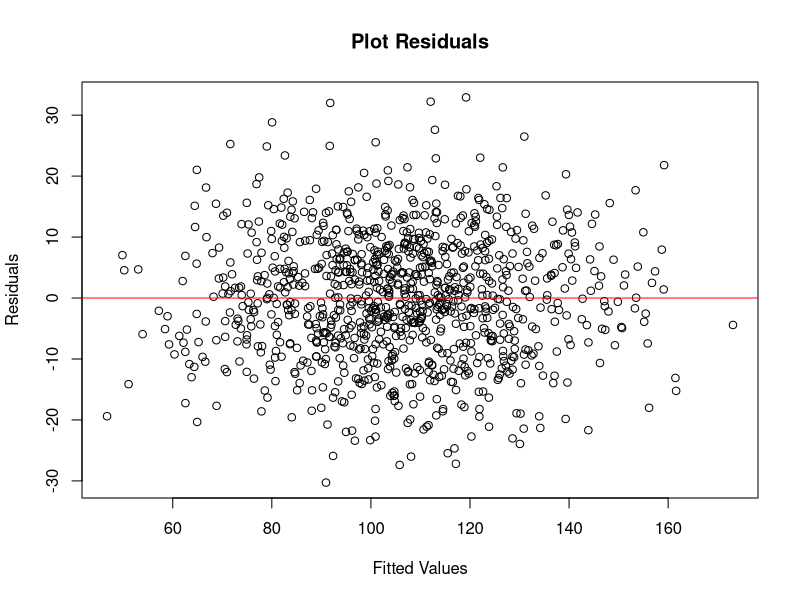
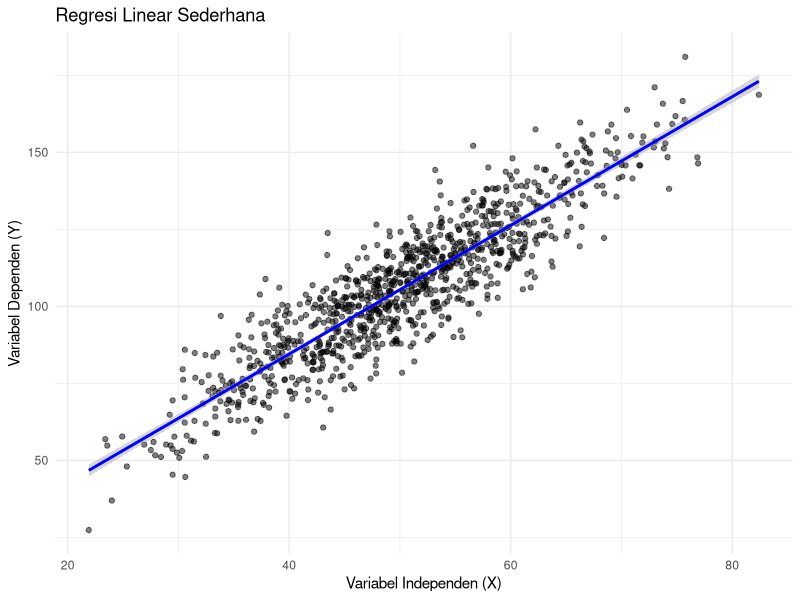

Write R code to recreate these figures, in order.
#UAS STATISTIK DAN PROBABILITAS
#2415091101_I MADE WAHYU ADITYA PUTRA_SI 1 DENPASAR
#REGRESI LINEAR SEDERHANA

library(ggplot2)

# Mengatur seed
set.seed(123)

#Data
n <- 1000  # Jumlah observasi
X <- rnorm(n, mean = 50, sd = 10)  # Variabel independen
Y <- 5 + 2 * X + rnorm(n, mean = 0, sd = 10)  # Variabel dependen dengan noise

# Menggabungkan data ke dalam data frame
data <- data.frame(X, Y)

# Regresi linear
model <- lm(Y ~ X, data = data)

# Uji normalitas dengan Shapiro-Wilk
shapiro_test <- shapiro.test(residuals(model))

# Plot residual untuk memeriksa homoscedasticity
plot(model$fitted.values, residuals(model), 
     xlab = "Fitted Values", ylab = "Residuals", 
     main = "Plot Residuals")
abline(h = 0, col = "red")

#Hasil uji normalitas
print(shapiro_test)

#Ringkasan model
summary(model)


ggplot(data, aes(x = X, y = Y)) +
  geom_point(alpha = 0.5) +  
  geom_smooth(method = "lm", col = "blue") +
  labs(title = "Regresi Linear Sederhana", x = "Variabel Independen (X)", y = "Variabel Dependen (Y)") +
  theme_minimal()  

